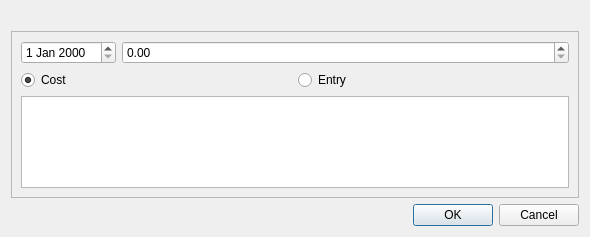
<?xml version="1.0" encoding="UTF-8"?>
<ui version="4.0">
 <class>TransactionDialog</class>
 <widget class="QDialog" name="TransactionDialog">
  <property name="geometry">
   <rect>
    <x>0</x>
    <y>0</y>
    <width>590</width>
    <height>237</height>
   </rect>
  </property>
  <property name="windowTitle">
   <string>Dialog</string>
  </property>
  <layout class="QVBoxLayout" name="verticalLayout">
   <item>
    <widget class="QLabel" name="AccountName">
     <property name="text">
      <string/>
     </property>
    </widget>
   </item>
   <item>
    <widget class="QFrame" name="frame">
     <property name="frameShape">
      <enum>QFrame::StyledPanel</enum>
     </property>
     <property name="frameShadow">
      <enum>QFrame::Raised</enum>
     </property>
     <layout class="QFormLayout" name="formLayout">
      <item row="0" column="0">
       <widget class="QDateEdit" name="dateEdit"/>
      </item>
      <item row="0" column="1">
       <widget class="QDoubleSpinBox" name="amoutDSP"/>
      </item>
      <item row="3" column="0" colspan="2">
       <widget class="QTextEdit" name="commentTextEdit"/>
      </item>
      <item row="2" column="0" colspan="2">
       <layout class="QHBoxLayout" name="horizontalLayout">
        <item>
         <widget class="QRadioButton" name="costRadioButton">
          <property name="text">
           <string>Cost</string>
          </property>
          <property name="checked">
           <bool>true</bool>
          </property>
         </widget>
        </item>
        <item>
         <widget class="QRadioButton" name="entryRadioButton">
          <property name="text">
           <string>Entry</string>
          </property>
         </widget>
        </item>
       </layout>
      </item>
     </layout>
    </widget>
   </item>
   <item>
    <widget class="QDialogButtonBox" name="buttonBox">
     <property name="orientation">
      <enum>Qt::Horizontal</enum>
     </property>
     <property name="standardButtons">
      <set>QDialogButtonBox::Cancel|QDialogButtonBox::Ok</set>
     </property>
    </widget>
   </item>
  </layout>
 </widget>
 <resources/>
 <connections>
  <connection>
   <sender>buttonBox</sender>
   <signal>accepted()</signal>
   <receiver>TransactionDialog</receiver>
   <slot>accept()</slot>
   <hints>
    <hint type="sourcelabel">
     <x>248</x>
     <y>254</y>
    </hint>
    <hint type="destinationlabel">
     <x>157</x>
     <y>274</y>
    </hint>
   </hints>
  </connection>
  <connection>
   <sender>buttonBox</sender>
   <signal>rejected()</signal>
   <receiver>TransactionDialog</receiver>
   <slot>reject()</slot>
   <hints>
    <hint type="sourcelabel">
     <x>316</x>
     <y>260</y>
    </hint>
    <hint type="destinationlabel">
     <x>286</x>
     <y>274</y>
    </hint>
   </hints>
  </connection>
 </connections>
</ui>
